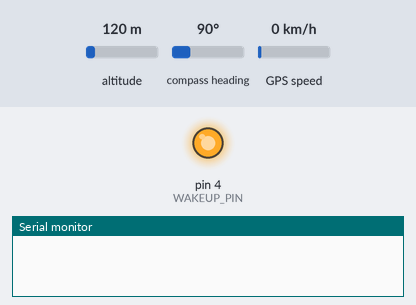
The sketch below on a simulated Arduino Uno, built with avr-gcc and run on an emulated ATmega328P. Parts: output pins drawn as LEDs (lit = HIGH), the last lines printed to the serial monitor. Inputs (shaded band) come from the test bench; at power-on: altitude 120 m, compass heading 90°, GPS speed 0 km/h. The GPS gets a fix after 3 s at 37.7749, -122.4194 with 8 satellites.

Above: at 0.1 s.
At 0.6 s:
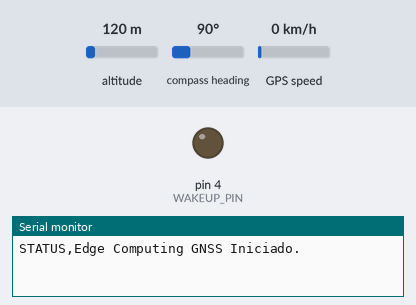
Timing chart, 0 to 2.1 s (numbered marks = the images above):
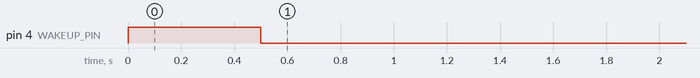

The sketch:

TCC_GNSS.ino
```cpp
#include <TinyGPS++.h>
#include <SoftwareSerial.h>

// ==============================================================================
// CONFIGURAÇÕES DE HARDWARE (Elegoo Uno R3 + Quectel L30)
// ==============================================================================
const int RX_PIN = 2;       // Ligar ao TX do módulo Quectel
const int TX_PIN = 3;       // Ligar ao RX do módulo Quectel
const int WAKEUP_PIN = 4;   // Ligar ao pino AN para a ignição eletrônica

// Taxas de transmissão
const uint32_t GPS_BAUD = 4800;   // A taxa real do Quectel L30!
const uint32_t PC_BAUD = 115200;  // Comunicação rápida com a Jetson/ROS 2

TinyGPSPlus gps;
SoftwareSerial portaGPS(RX_PIN, TX_PIN);

unsigned long ultimoAviso = 0;

void setup() {
  Serial.begin(PC_BAUD);

  // Rotina de Ignição do Quectel L30
  pinMode(WAKEUP_PIN, OUTPUT);
  digitalWrite(WAKEUP_PIN, HIGH);
  delay(500);
  digitalWrite(WAKEUP_PIN, LOW);

  portaGPS.begin(GPS_BAUD);

  // Informa ao ROS 2 que o Arduino iniciou (O Python ignora linhas com "STATUS")
  Serial.println("STATUS,Edge Computing GNSS Iniciado.");
}

void loop() {
  // Alimenta o objeto TinyGPS++ com os dados puros (NMEA)
  while (portaGPS.available() > 0) {
    gps.encode(portaGPS.read());
  }

  // ==============================================================================
  // PROCESSAMENTO NA BORDA (EDGE COMPUTING)
  // Só envia para a Jetson se a localização foi atualizada e for válida
  // ==============================================================================
  if (gps.location.isValid() && gps.location.isUpdated()) {

    // FORMATO ESPERADO PELO ROS 2: Lat,Lon,Alt,Sat,HDOP,Data,Hora

    Serial.print(gps.location.lat(), 6); Serial.print(",");
    Serial.print(gps.location.lng(), 6); Serial.print(",");

    if (gps.altitude.isValid()) {
      Serial.print(gps.altitude.meters(), 1);
    } else {
      Serial.print("0.0");
    }
    Serial.print(",");

    Serial.print(gps.satellites.value()); Serial.print(",");

    // Adição vital do HDOP para o Filtro de Kalman do ROS 2
    if (gps.hdop.isValid()) {
      Serial.print(gps.hdop.hdop(), 2);
    } else {
      Serial.print("99.9"); // Valor alto de erro se não for válido
    }
    Serial.print(",");

    // Data
    if (gps.date.isValid()) {
      if (gps.date.day() < 10) Serial.print("0"); Serial.print(gps.date.day()); Serial.print("/");
      if (gps.date.month() < 10) Serial.print("0"); Serial.print(gps.date.month()); Serial.print("/");
      Serial.print(gps.date.year());
    } else {
      Serial.print("00/00/0000");
    }
    Serial.print(",");

    // Hora
    if (gps.time.isValid()) {
      if (gps.time.hour() < 10) Serial.print("0"); Serial.print(gps.time.hour()); Serial.print(":");
      if (gps.time.minute() < 10) Serial.print("0"); Serial.print(gps.time.minute()); Serial.print(":");
      if (gps.time.second() < 10) Serial.print("0"); Serial.print(gps.time.second());
    } else {
      Serial.print("00:00:00");
    }

    Serial.println(); // Quebra de linha para a Jetson ler

  } else {
    // Feedback visual a cada 2 segundos enquanto não tem satélites
    if (millis() - ultimoAviso > 2000) {
      Serial.println("STATUS,Aguardando_Fix_GNSS...");
      ultimoAviso = millis();
    }
  }
}
```
